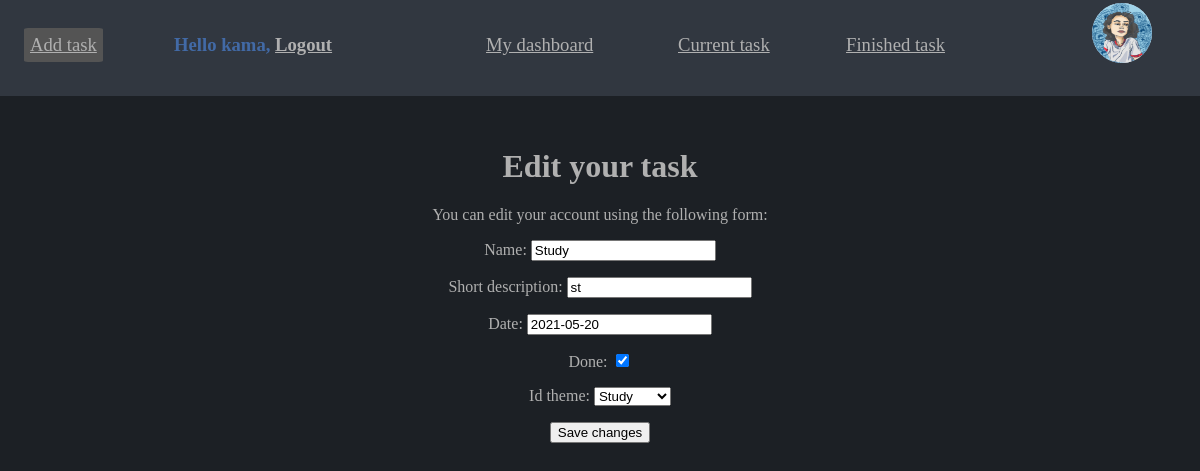
The page /edit-task/1 (signed in) on the database its author committed.
### task/models.py (models this page shows, shortened)
class Profile(models.Model):
    user = models.OneToOneField(settings.AUTH_USER_MODEL, on_delete=models.CASCADE)
    date_of_birth = models.DateField(blank=True, null=True)
    photo = models.ForeignKey(Image, related_name='img', on_delete=models.CASCADE)

class Image(models.Model):
    id_image = models.AutoField(primary_key=True)
    user = models.OneToOneField(settings.AUTH_USER_MODEL, on_delete=models.CASCADE)
    image = models.ImageField(upload_to='users/', default='/users/default.png')

class Note(models.Model):
    id_task = models.AutoField(primary_key=True)
    id_theme = models.ForeignKey(Theme, related_name='theme', on_delete=models.CASCADE, blank = True)
    user = models.ForeignKey(Profile, on_delete=models.CASCADE)
    name = models.CharField(max_length=50)
    short_description = models.CharField(max_length=2000)
    deadline = models.DateField( ("Date"), default=date.today, blank=False)
    done = models.BooleanField(default=False)

class Theme(models.Model):
    id_theme = models.AutoField(primary_key=True)
    name = models.CharField(max_length=50)
    short_description = models.CharField(max_length=2000)
    user = models.ForeignKey(Profile, on_delete=models.CASCADE)
    def __str__(self):
        return self.name

### task/views.py (the view)
# urls.py: path('edit-task/<int:note>', views.edit_task, name='edit-task'),
def edit_task(request, note):
    task_form = TaskForm(instance = Note.objects.get(id_task=note))
    if request.method == 'POST':
        task_form = TaskForm(request.POST, instance=Note.objects.get(id_task=note))
        if task_form.is_valid():
            print('ya tut')
            task_form.save()
            return redirect(current_tasks)
        else:
            messages.error(request, 'Error updating your task')
    else:
        task_form = TaskForm(instance =  Note.objects.get(id_task=note))
        return render(request,
                  'task/edittask.html',
                  { 'task_form': task_form, })

### task/forms.py
class TaskForm(forms.ModelForm):
    class Meta:
        model = Note
        fields = ('name', 'short_description', 'deadline', 'done', 'id_theme')

### task/templates/task/edittask.html (shortened to what this page needs)
{% extends "base.html" %}
{% block page %}
    <div class="text-page page-content">
    <h1>Edit your task</h1>
    <p>You can edit your account using the following form:</p>
    <form method="post" enctype="multipart/form-data">
        {{ task_form.as_p }}
        <p><input type="submit" value="Save changes"></p>
    </form>
        </div>
{% endblock %}

### task/templates/base.html (shortened to what this page needs)
{% load static %}
<!DOCTYPE html>
<html lang="ru">
<head>
     <link rel="stylesheet" href="{% static 'css/style.css' %}">
</head>
<body>
        <div id="header" class="sidebar text-header ">
            {% if request.user.is_authenticated %}
                <ul class="menu">
                <div link="#ffcc00" vlink="#426aa6" alink="#ff0000">
                    <a href="{% url "profile-user" %}"><img  src="../media/{{ request.user.profile.photo.image }}" class="logo exmp3"></a>
                    <a href="{% url "add_tasks" %}" class="btn-at">Add task</a>
                    <a href="{% url "dashboard" %}" class="btn-header btn-profile" vlink="#426aa6" alink="#ff0000">My dashboard</a>
                    <a href="{% url "current_tasks" %}" class="btn-header btn-cur" vlink="#426aa6" alink="#ff0000">Current task</a>
                    <a href="{% url "finished_tasks" %}" class="btn-header btn-fin" vlink="#426aa6" alink="#ff0000">Finished task</a>
                 </div>
                </ul>
            {% endif %}
            <span >
                {% if request.user.is_authenticated %}
                    <h4 class="user btn-header text-header">Hello {{ request.user.first_name }},
                        <a href="{% url "logout" %}">Logout</a></h4>
                {% else %}
                    <a href="{% url "profile-user" %}"><img src="../../media/users/default.png" class="logo exmp3"></a>
                    <a href="{% url "login" %}" class="user btn-header text-header">Log-in</a>
                {% endif %}
            </span>
        </div>
    {% block page %}
    {% endblock %}
</body>
</html>

### task/static/css/style.css (style rules this page uses)
body { background-color: #1c2025; overflow: auto; }
.text-header { color: #426aa6; top: 3%; left: 14%; }
.text-page { color: #b0b0b0; }
.page-content { text-align:center; padding: 10%; }
.logo { background-color: #bdcbe0; position: absolute; width: 60px; height: 60px; top: 3%; left: 91%; border-radius: 50%; }
.btn-at { top: 29%; left: 2%; background-color: #545454; position: absolute; border-radius: 5%; padding:0.5%; font-size:14pt; }
.btn-profile { top: 29%; left: 40%; }
.btn-cur { top: 29%; left: 56%; }
.btn-fin { top: 29%; left: 70%; }
.btn-header { background-color: #313740; padding: 0.5%; position: absolute; font-size:14pt; }
a { color:#b0b0b0; }
.sidebar { height: 12%; width: 100%; position: fixed; top: 0; left: 0; padding: 0; background-color: #313740; overflow: auto; }

### rows shown on the page
Note: name "Study", short_description "st"
Theme: id_theme "Study"

### other values the page prints
{{ request.user.first_name }} "kama"
